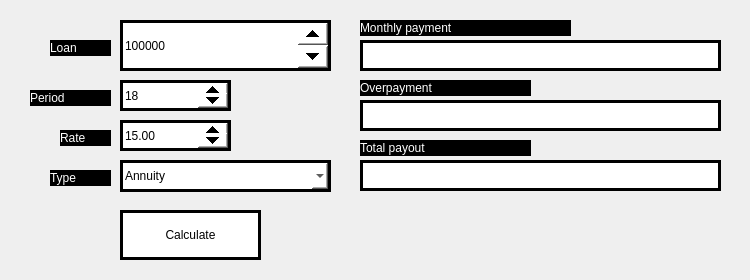
<?xml version="1.0" encoding="UTF-8"?>
<ui version="4.0">
 <class>Credit</class>
 <widget class="QWidget" name="Credit">
  <property name="geometry">
   <rect>
    <x>0</x>
    <y>0</y>
    <width>750</width>
    <height>280</height>
   </rect>
  </property>
  <property name="windowTitle">
   <string>Form</string>
  </property>
  <property name="styleSheet">
   <string notr="true">

QPushButton, QLineEdit, QComboBox{
border:3px solid #000;
background-color: #FFF;
background-image: none;
font: 500 13pt;
color: #000;
}


QPushButton:pressed{
border:3px solid #FFF;
background-image: none;
background-color: #000; 
font: 500 13pt;
color: #FFF;
}


QDoubleSpinBox, QSpinBox{
background-color: #FFF;
border:3px solid #000;
font: 500 13pt;
color: #000;
}
QDoubleSpinBox::up-button, QSpinBox::up-button{
    min-width:30px;
    min-height: 15px;
}

QDoubleSpinBox::down-button, QSpinBox::down-button{
    min-width:30px;
    min-height: 15px;
}


QLabel{
background-color: #000; 
font: 500 13pt;
color: #FFF;
}
</string>
  </property>
  <widget class="QPushButton" name="pushButton_calculate">
   <property name="geometry">
    <rect>
     <x>120</x>
     <y>210</y>
     <width>141</width>
     <height>50</height>
    </rect>
   </property>
   <property name="autoFillBackground">
    <bool>false</bool>
   </property>
   <property name="styleSheet">
    <string notr="true"/>
   </property>
   <property name="text">
    <string>Calculate</string>
   </property>
  </widget>
  <widget class="QSpinBox" name="spinBox_loan">
   <property name="geometry">
    <rect>
     <x>120</x>
     <y>20</y>
     <width>211</width>
     <height>51</height>
    </rect>
   </property>
   <property name="maximum">
    <number>100000000</number>
   </property>
   <property name="value">
    <number>300000</number>
   </property>
  </widget>
  <widget class="QDoubleSpinBox" name="doubleSpinBox_rate">
   <property name="geometry">
    <rect>
     <x>120</x>
     <y>120</y>
     <width>111</width>
     <height>31</height>
    </rect>
   </property>
   <property name="value">
    <double>15.000000000000000</double>
   </property>
  </widget>
  <widget class="QSpinBox" name="spinBox_period">
   <property name="geometry">
    <rect>
     <x>120</x>
     <y>80</y>
     <width>111</width>
     <height>31</height>
    </rect>
   </property>
   <property name="minimum">
    <number>1</number>
   </property>
   <property name="maximum">
    <number>360</number>
   </property>
   <property name="value">
    <number>18</number>
   </property>
  </widget>
  <widget class="QLabel" name="label">
   <property name="geometry">
    <rect>
     <x>50</x>
     <y>40</y>
     <width>61</width>
     <height>16</height>
    </rect>
   </property>
   <property name="text">
    <string>Loan </string>
   </property>
  </widget>
  <widget class="QLabel" name="label_2">
   <property name="geometry">
    <rect>
     <x>60</x>
     <y>130</y>
     <width>51</width>
     <height>16</height>
    </rect>
   </property>
   <property name="text">
    <string>Rate</string>
   </property>
  </widget>
  <widget class="QLabel" name="label_3">
   <property name="geometry">
    <rect>
     <x>30</x>
     <y>90</y>
     <width>81</width>
     <height>16</height>
    </rect>
   </property>
   <property name="text">
    <string>Period</string>
   </property>
  </widget>
  <widget class="QComboBox" name="comboBox_type">
   <property name="geometry">
    <rect>
     <x>120</x>
     <y>160</y>
     <width>211</width>
     <height>32</height>
    </rect>
   </property>
   <item>
    <property name="text">
     <string>Annuity</string>
    </property>
   </item>
   <item>
    <property name="text">
     <string>Differentiated</string>
    </property>
   </item>
  </widget>
  <widget class="QLabel" name="label_4">
   <property name="geometry">
    <rect>
     <x>50</x>
     <y>170</y>
     <width>61</width>
     <height>16</height>
    </rect>
   </property>
   <property name="text">
    <string>Type</string>
   </property>
  </widget>
  <widget class="QLabel" name="label_5">
   <property name="geometry">
    <rect>
     <x>360</x>
     <y>20</y>
     <width>211</width>
     <height>16</height>
    </rect>
   </property>
   <property name="text">
    <string>Monthly payment</string>
   </property>
  </widget>
  <widget class="QLabel" name="label_6">
   <property name="geometry">
    <rect>
     <x>360</x>
     <y>80</y>
     <width>171</width>
     <height>16</height>
    </rect>
   </property>
   <property name="text">
    <string>Overpayment</string>
   </property>
  </widget>
  <widget class="QLabel" name="label_7">
   <property name="geometry">
    <rect>
     <x>360</x>
     <y>140</y>
     <width>171</width>
     <height>16</height>
    </rect>
   </property>
   <property name="text">
    <string>Total payout</string>
   </property>
  </widget>
  <widget class="QLineEdit" name="lineEdit_month">
   <property name="enabled">
    <bool>true</bool>
   </property>
   <property name="geometry">
    <rect>
     <x>360</x>
     <y>40</y>
     <width>361</width>
     <height>31</height>
    </rect>
   </property>
   <property name="readOnly">
    <bool>true</bool>
   </property>
  </widget>
  <widget class="QLineEdit" name="lineEdit_over">
   <property name="geometry">
    <rect>
     <x>360</x>
     <y>100</y>
     <width>361</width>
     <height>31</height>
    </rect>
   </property>
   <property name="readOnly">
    <bool>true</bool>
   </property>
  </widget>
  <widget class="QLineEdit" name="lineEdit_total">
   <property name="geometry">
    <rect>
     <x>360</x>
     <y>160</y>
     <width>361</width>
     <height>31</height>
    </rect>
   </property>
   <property name="readOnly">
    <bool>true</bool>
   </property>
  </widget>
 </widget>
 <resources/>
 <connections/>
</ui>
